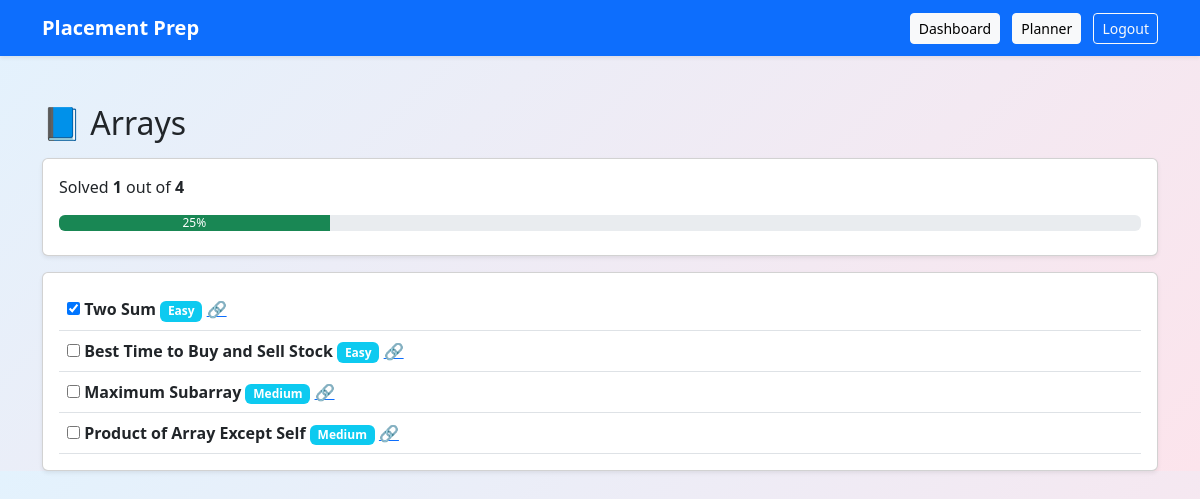
The app's page /topic/Arrays (signed in) with its own data.
### app.py (models this page shows)
class Question(db.Model):
    id = db.Column(db.Integer, primary_key=True)
    title = db.Column(db.String(200))
    difficulty = db.Column(db.String(20))
    link = db.Column(db.String(300))
    topic = db.Column(db.String(50))
    solved = db.Column(db.Boolean, default=False)
    user_email = db.Column(db.String(100))

### app.py (the view)
@app.route("/topic/<topic_name>")
def topic_page(topic_name):
    if "user" not in session:
        return redirect(url_for("login"))
    questions = Question.query.filter_by(
        user_email=session["user"],
        topic=topic_name
    ).all()
    total = len(questions)
    done = len([q for q in questions if q.solved])
    percent = int((done / total) * 100) if total > 0 else 0
    return render_template(
        "topic.html",
        questions=questions,
        topic=topic_name,
        total=total,
        done=done,
        percent=percent
    )

### templates/topic.html (shortened to what this page needs)
{% extends "base.html" %}
{% block content %}
<h2 class="mb-3">📘 {{ topic }}</h2>
<div class="card p-3 shadow-sm mb-3">
  <p>
    Solved <strong>{{ done }}</strong> out of <strong>{{ total }}</strong>
  </p>
  <div class="progress mb-2">
    <div
      class="progress-bar bg-success"
      style="width: {{ percent }}%">
      {{ percent }}%
    </div>
  </div>
</div>
<div class="card p-3 shadow-sm">
  {% for q in questions %}
  <div class="d-flex justify-content-between align-items-center border-bottom p-2">
    <div>
      <input type="checkbox"
        {% if q.solved %}checked{% endif %}
        onchange="toggleQ({{ q.id }})">
      <strong>{{ q.title }}</strong>
      <span class="badge bg-info">{{ q.difficulty }}</span>
      {% if q.link %}
        <a href="{{ q.link }}" target="_blank">🔗</a>
      {% endif %}
    </div>
  </div>
  {% endfor %}
</div>
{% endblock %}

### records on screen
Question: solved "☑", title "Two Sum", difficulty "Easy"
Question: title "Best Time to Buy and Sell Stock", difficulty "Easy"
Question: title "Maximum Subarray", difficulty "Medium"
Question: title "Product of Array Except Self", difficulty "Medium"

### other values on screen
{{ topic }} "Arrays"
{{ done }} "1"
{{ total }} "4"
{{ percent }} "25"
